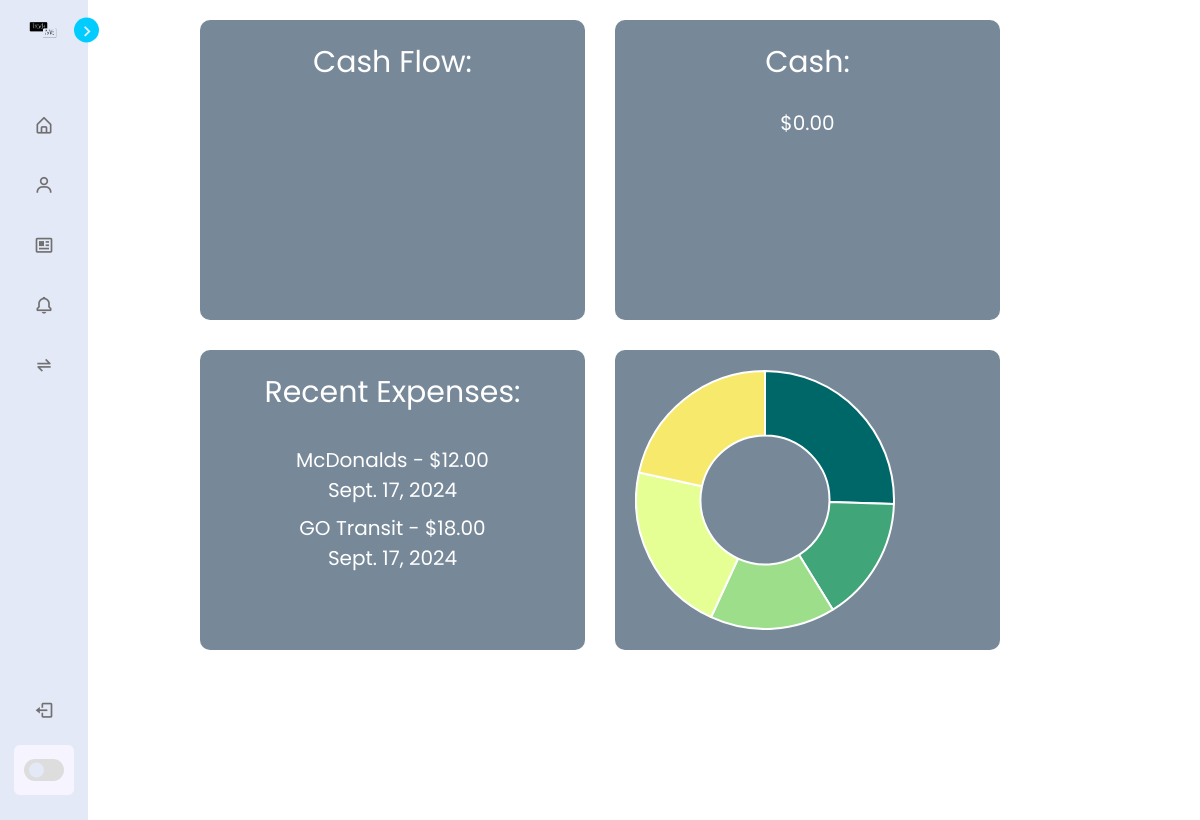
Screenshot of / (signed in) with the database file from the repository.
### user/models.py (models this page shows, shortened)
class Profile(models.Model):
    user = models.ForeignKey(User, on_delete=models.CASCADE)
    id_user = models.IntegerField()
    balance = models.DecimalField(blank=True, default=0, decimal_places=2, max_digits=10)
    cash_flow = models.DecimalField(blank=True,decimal_places=2, max_digits=10, default=0)
    food_budget = models.DecimalField(blank=True, decimal_places=2, max_digits=10, default=0)
    transport_budget = models.DecimalField(blank=True, decimal_places=2, max_digits=10, default=0)
    clothing_budget = models.DecimalField(blank=True, decimal_places=2, max_digits=10, default=0)
    utilities_budget = models.DecimalField(blank=True, decimal_places=2, max_digits=10, default=0)
    others_budget = models.DecimalField(blank=True, decimal_places=2, max_digits=10, default=0)

class Transactions(models.Model):
    profile = models.CharField(max_length=100)
    transaction_id = models.UUIDField(primary_key=True, default=uuid.uuid4)
    date = models.DateField(default=date.today())
    time = models.DateTimeField(default=datetime.now)
    category = models.CharField(max_length=50, choices=CATEGORY_CHOICES, blank=True)
    retailer = models.CharField(max_length=100, blank=True)
    amount = models.DecimalField(max_digits=10, decimal_places=2)

### user/views.py (the view)
# urls.py: path('', views.index, name='index'),
@login_required(login_url='login')
def index(request): # Main page
    profile = request.user.username
    user = request.user
    user_transactions = Transactions.objects.filter(profile=profile, date__month=date.today().month).order_by('-time')
    latest = ''
    second = ''
    dicts  = {}
    user_object = Profile.objects.get(user=user) # More lazy code, but to check if there are any transactions if there are none show none else show all of them
    if len(user_transactions) == 0:
        return render(request, 'index.html', {'profile': profile, 'categories': dicts, 'user':user_object, 'latest':latest, 'second':second})
    else:
        dicts = pie_graph_data(user_transactions)
        latest = user_transactions[0]
        if len(user_transactions) > 1:
            second = user_transactions[1]
    return render(request, 'index.html', {'profile': profile, 'categories': dicts, 'user':user_object, 'latest':latest, 'second':second})

### user/views.py (called while the page is built)
def pie_graph_data(user_transactions): # Gets data for Pie chart
    total = 0
    dicts = {
        'Food': 0,
        'Transportation': 0,
        'Clothing': 0,
        'Utilities': 0,
        'Vacation': 0,
        'Others': 0
        }
    if len(user_transactions) != 0:
        for i in user_transactions: # To add the amount made to each
            dicts[i.category] += i.amount
            total += i.amount
        for n in dicts:
            dicts[n] /= total
            dicts[n] *= 100
            dicts[n] = round(dicts[n])
        return dicts
    else:
        return dicts

### templates/index.html (shortened to what this page needs)
<!DOCTYPE html>
{% load static %}
<html lang="en">
<head>
    <link rel="stylesheet" href="{% static 'css/index.css' %}">
    <link href='https://unpkg.com/boxicons@2.1.4/css/boxicons.min.css' rel='stylesheet'>
</head>
<body>
    <nav class="sidebar close">
        <header>
            <div class="image-text">
                <span class="image">
                    <img src="/media/TrackME.png" alt="">
                </span>
            </div>
            <i class='bx bx-chevron-right toggle'></i>
        </header>
        <div class="menu-bar">
            <div class="menu">
                <ul class="menu-links">
                    <li class="nav-link">
                        <a href="/">
                            <i class='bx bx-home-alt icon'></i>
                        </a>
                    </li>
                    <li class="nav-link">
                        <a href="profile">
                            <i class='bx bx-user icon'></i>
                        </a>
                    </li>
                    <li class="nav-link">
                        <a href="#">
                            <i class='bx bx-news icon'></i>
                        </a>
                    </li>
                    <li class="nav-link">
                        <a href="#">
                            <i class='bx bx-bell icon'></i>
                        </a>
                    </li>
                    <li class="nav-link">
                        <a href="transaction">
                            <i class='bx bx-transfer-alt icon'></i>
                        </a>
                    </li>
                </ul>
            </div>
            <div class="bottom-content">
                <li class="#">
                    <a href="logout">
                        <i class='bx bx-log-out icon'></i>
                    </a>
                </li>
                <li class="mode">
                    <div class="toggle-switch">
                        <span class="switch"></span>
                    </div>
                </li>
            </div>
        </div>
    </nav>
    <section>
        <div class='dashboard'>
            <div class='box'>
                <p class='recent-expenses'>Cash Flow:</p>
                <br>
            </div>
            <div class="box">
                <p class='recent-expenses'>Cash:</p>
                <br>
                <p>${{user.balance}}</p>
            </div>
            <div class='box'>
                <div class='-box-info'>
                    <p class='recent-expenses'>Recent Expenses:</p>
                    <br>
                    {% if latest == 'None'%}
                    <p>No Transactions made</p>
                    {% else %}
                    <p>{{latest.retailer}} - ${{latest.amount}} </p>
                    <p class='latest'>{{latest.date}}</p>
                    <p>{{second.retailer}} - ${{second.amount}}</p>
                    <p>{{second.date}}</p>
                    {% endif %}
                </div>
            </div>
            <div class='box'>
                <canvas id='pie-chart' class='pie'></canvas>
            </div>
        </div>
    </section>
    <script>
        var ctx = document.getElementById('pie-chart').getContext('2d');
        // Assuming the 'categories' is a dictionary, we need to pass the values as an array
        var dataValues = [
            {{categories.Food}},
            {{categories.Transportation}},
            {{categories.Clothing}},
            {{categories.Utilities}},
            {{categories.Vacation}},
            {{categories.Others}}
        ];
        var config = {
            type: 'doughnut',
            data: {
                datasets: [{
                    data: dataValues,
                    backgroundColor: [
                        '#006769', '#40A578', '#9DDE8B', '#E6FF94', '#BEDC74', '#F6E96B'
                    ],
                    label: 'Expenses'
                }],
                labels: ['Food', 'Transportation', 'Clothing', 'Utilities', 'Vacation', 'Others']
            },
            options: {
                responsive: true,
                plugins: {
                    legend: {
                        display: false
                    }
                }
            }
        };
        new Chart(ctx, config);
    </script>
</body>
</html>

### static/css/index.css (style rules this page uses)
* { margin: 0; padding: 0; box-sizing: border-box; font-family: 'Poppins', sans-serif; }
a { text-decoration: none; color: var(--text-color) }
:root { --body-color: #FFF; --sidebar-color: #E4E9F7; --primary-color: #00ccff; --primary-color-light: #F6F5FF; --toggle-color: #DDD; --text-color: #707070; --tran-03: all 0.2s ease; --tran-03: all 0.3s ease; --tran-04: all 0.3s ease; --tran-05: all 0.3s ease; }
body { min-height: 100vh; background-color: var(--body-color); transition: var(--tran-05); }
.sidebar { position: fixed; top: 0; left: 0; height: 100%; width: 250px; padding: 10px 14px; background: var(--sidebar-color); transition: var(--tran-05); z-index: 100; }
.sidebar.close { width: 88px; }
.sidebar li { height: 50px; list-style: none; display: flex; align-items: center; margin-top: 10px; }
.sidebar header .image, .sidebar .icon { min-width: 60px; border-radius: 6px; }
.sidebar .icon { min-width: 60px; border-radius: 6px; height: 100%; display: flex; align-items: center; justify-content: center; font-size: 20px; }
.sidebar .text, .sidebar .icon { color: var(--text-color); transition: var(--tran-03); }
.sidebar header { position: relative; }
.sidebar header .image-text { display: flex; align-items: center; }
.sidebar header .image { display: flex; align-items: center; justify-content: center; }
.sidebar header .image img { width: 40px; border-radius: 6px; }
.sidebar header .toggle { position: absolute; top: 50%; right: -25px; transform: translateY(-50%) rotate(180deg); height: 25px; width: 25px; background-color: var(--primary-color); color: var(--sidebar-color); border-radius: 50%; display: flex; align-items: center; justify-content: center; font-size: 22px; cursor: pointer; transition: var(--tran-05); }
.sidebar.close .toggle { transform: translateY(-50%) rotate(0deg); }
.sidebar .menu { margin-top: 40px; }
.sidebar li a { list-style: none; height: 100%; background-color: transparent; display: flex; align-items: center; height: 100%; width: 100%; border-radius: 6px; text-decoration: none; transition: var(--tran-03); }
.sidebar .menu-bar { height: calc(100% - 55px); display: flex; flex-direction: column; justify-content: space-between; overflow-y: scroll; }
.sidebar .menu-bar .mode { border-radius: 6px; background-color: var(--primary-color-light); position: relative; transition: var(--tran-05); }
.menu-bar .bottom-content .toggle-switch { position: absolute; right: 0; height: 100%; min-width: 60px; display: flex; align-items: center; justify-content: center; border-radius: 6px; cursor: pointer; }
.toggle-switch .switch { position: relative; height: 22px; width: 40px; border-radius: 25px; background-color: var(--toggle-color); transition: var(--tran-05); }
.switch::before { content: ''; position: absolute; height: 15px; width: 15px; border-radius: 50%; top: 50%; left: 5px; transform: translateY(-50%); background-color: var(--sidebar-color); transition: var(--tran-04); }
.dashboard { margin: 20px auto; width: 800px; display: grid; grid-template-columns: 1fr 1fr; grid-column-gap: 30px; grid-row-gap: 30px; }
.pie { display: flex; align-items: center; justify-content: center; }
.box { background-color: lightslategray; padding: 20px; border-radius: 10px; color: white; display: inline; align-items: center; justify-content: center; font-size: 40px; font-family: sans-serif; height: 300px; width: 100%; font-size: 20px; text-align: center; }
.-box-info { align-items: center; justify-content: center; display:inline; text-align: center; }
.recent-expenses { font-size: 30px; }
.latest { margin-bottom: 8px; }

### rows the page displays
Profile: balance "0.00"
Transactions: retailer "McDonalds", amount "12.00", date "Sept. 17, 2024"
Transactions: retailer "GO Transit", amount "18.00", date "Sept. 17, 2024"

### other values shown
chart data {{ categories.Food }} 26
chart data {{ categories.Transportation }} 16
chart data {{ categories.Clothing }} 16
chart data {{ categories.Utilities }} 22
